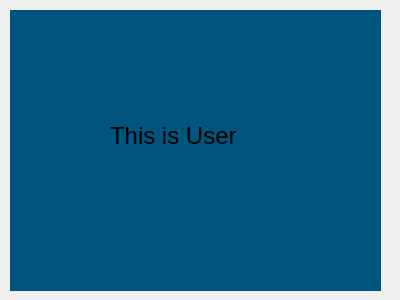
<?xml version="1.0" encoding="UTF-8"?>
<ui version="4.0">
 <class>User</class>
 <widget class="QWidget" name="User">
  <property name="geometry">
   <rect>
    <x>0</x>
    <y>0</y>
    <width>400</width>
    <height>300</height>
   </rect>
  </property>
  <property name="windowTitle">
   <string>Form</string>
  </property>
  <widget class="QStackedWidget" name="stackedWidget">
   <property name="geometry">
    <rect>
     <x>10</x>
     <y>10</y>
     <width>371</width>
     <height>281</height>
    </rect>
   </property>
   <property name="styleSheet">
    <string notr="true">background-color: rgb(0, 85, 127);</string>
   </property>
   <widget class="QWidget" name="page">
    <widget class="QLabel" name="label">
     <property name="geometry">
      <rect>
       <x>100</x>
       <y>110</y>
       <width>181</width>
       <height>31</height>
      </rect>
     </property>
     <property name="font">
      <font>
       <pointsize>18</pointsize>
      </font>
     </property>
     <property name="text">
      <string>This is User</string>
     </property>
    </widget>
   </widget>
   <widget class="QWidget" name="page_2"/>
  </widget>
 </widget>
 <resources/>
 <connections/>
</ui>
